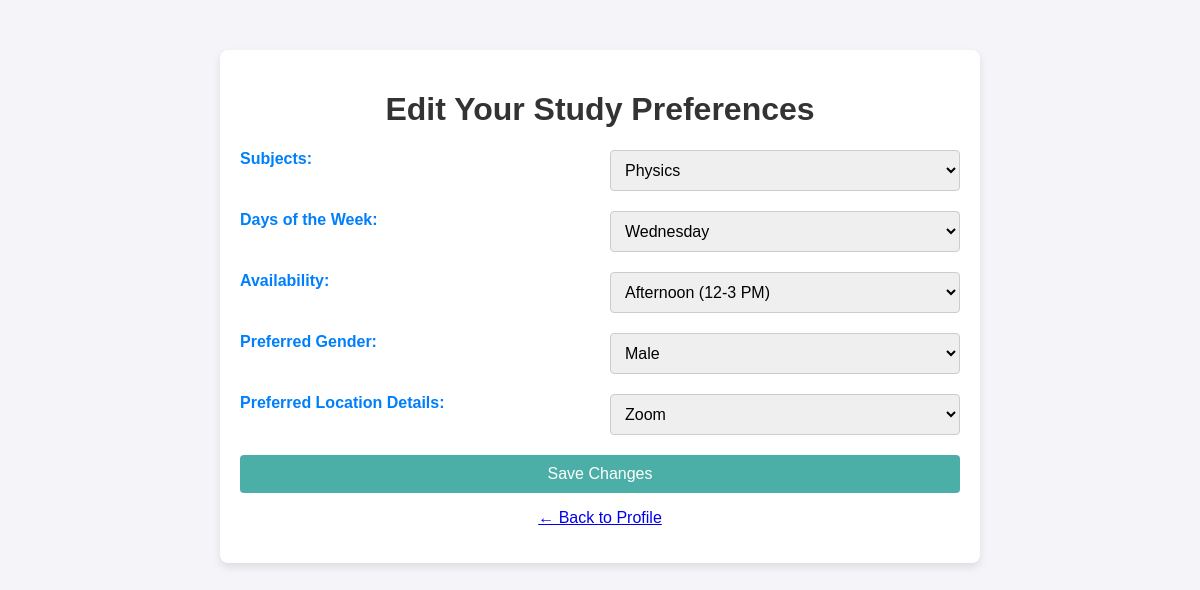
The app's page /edit_preferences (signed in), older data.
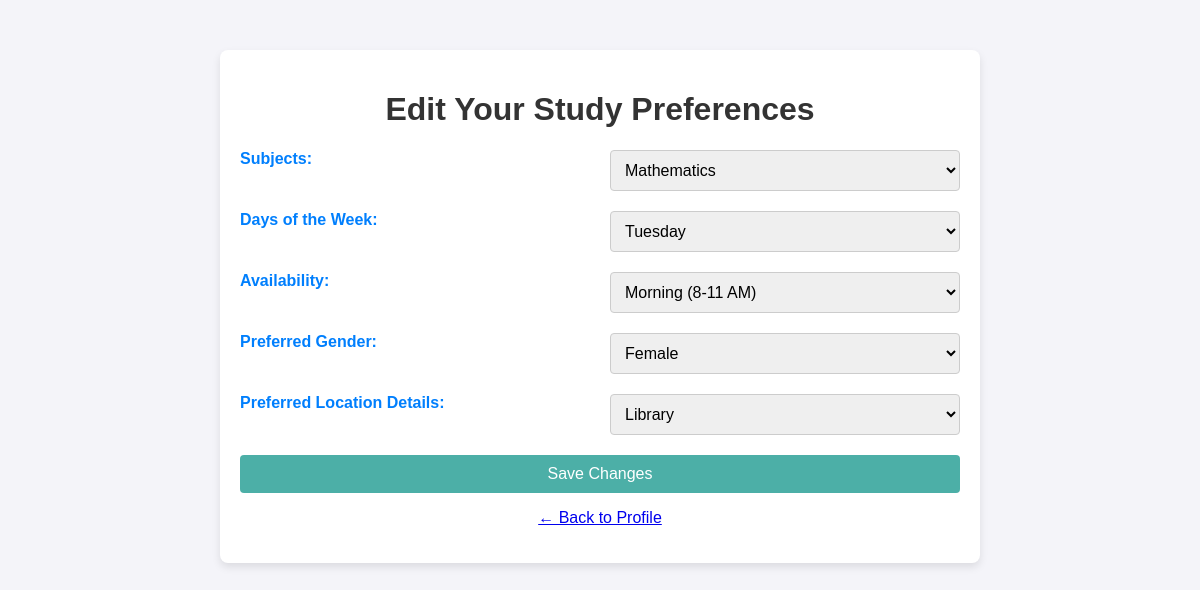
The same page, newer data.
### app/models/profile.py (models this page shows)
class Profile(db.Model):
    __tablename__ = 'profiles'
    id = db.Column(db.Integer, primary_key=True)
    user_id = db.Column(db.Integer, db.ForeignKey('user.id'), nullable=False)
    subjects = db.Column(db.String, nullable=False)
    days_of_week = db.Column(db.String, nullable=False)
    availability = db.Column(db.String, nullable=False)
    preferred_gender = db.Column(db.String, nullable=True)
    location_details = db.Column(db.String, nullable=False)

### app/views.py (the view, shortened to what this page needs)
@app.route('/edit_preferences', methods=['GET', 'POST'])
def edit_preferences():
    user_id = session.get("user_id")
    if not user_id:
        flash("You must be logged in to edit preferences.", "danger")
        return redirect(url_for("login"))
    user = User.query.filter_by(id=user_id).first()
    if not user:
        return "User not found", 404
    profile = user.profile
    success = None
    return render_template('preference_form.html', title="Edit Preferences", user=user, success=success)

### app/templates/preference_form.html (shortened to what this page needs)
<!DOCTYPE html>
<html lang="en">
<head>
  <link rel="stylesheet" href="{{ url_for('static', filename='styles.css') }}">
</head>
<body>
  <div class="container">
    <h1>Edit Your Study Preferences</h1>
    <form action="{{ url_for('edit_preferences') }}" method="POST">
      <label for="subjects">Subjects:</label>
      <select name="subjects" id="subjects">
        <option value="Physics" {% if 'Physics' in user.profile.subjects.split(',') %}selected{% endif %}>Physics</option>
        <option value="Mathematics" {% if 'Mathematics' in user.profile.subjects.split(',') %}selected{% endif %}>Mathematics</option>
      </select>
      <label for="days_of_week">Days of the Week:</label>
      <select name="days_of_week" id="days_of_week">
        <option value="Tuesday" {% if 'Tuesday' in user.profile.days_of_week.split(',') %}selected{% endif %}>Tuesday</option>
        <option value="Wednesday" {% if 'Wednesday' in user.profile.days_of_week.split(',') %}selected{% endif %}>Wednesday</option>
      </select>
      <label for="availability">Availability:</label>
      <select name="availability" id="availability">
        <option value="Morning (8-11 AM)" {% if 'Morning (8-11 AM)' in user.profile.availability.split(',') %}selected{% endif %}>Morning (8-11 AM)</option>
        <option value="Afternoon (12-3 PM)" {% if 'Afternoon (12-3 PM)' in user.profile.availability.split(',') %}selected{% endif %}>Afternoon (12-3 PM)</option>
      </select>
    <label for="preferred_gender">Preferred Gender:</label>
    <select name="preferred_gender" id="preferred_gender">
        <option value="Male" {% if user.profile.preferred_gender == 'Male' %}selected{% endif %}>Male</option>
        <option value="Female" {% if user.profile.preferred_gender == 'Female' %}selected{% endif %}>Female</option>
    </select>
      <label for="location_details">Preferred Location Details:</label>
      <select name="location_details" id="location_details">
        <option value="Zoom" {% if 'Zoom' in user.profile.location_details.split(',') %}selected{% endif %}>Zoom</option>
        <option value="Library" {% if 'Library' in user.profile.location_details.split(',') %}selected{% endif %}>Library</option>
      </select>
      <button type="submit">Save Changes</button>
    </form>
    <p><a href="{{ url_for('profile') }}">← Back to Profile</a></p>
  </div>
</body>
</html>

### app/static/styles.css (style rules this page uses)
body { font-family: Arial, sans-serif; background-color: #f4f4f9; margin: 0; padding: 0; }
.container { width: 60%; margin: 50px auto; padding: 20px; background: #fff; border-radius: 8px; box-shadow: 0 4px 8px rgba(0,0,0,0.1); }
h1 { text-align: center; color: #333; }
p { text-align: center; }
form { display: grid; grid-template-columns: 1fr 1fr; gap: 20px; margin-top: 20px; }
label { font-weight: bold; color: #007ffd; }
select, button { padding: 10px; font-size: 16px; border-radius: 4px; }
select { border: 1px solid #ccc; width: 100%; }
button { grid-column: span 2; background: #4cafa7; color: #fff; border: none; cursor: pointer; }

Row changes from the older to the newer data that the page shows:
changed Profile: subjects "Physics" → "Mathematics"; days_of_week "Wednesday" → "Tuesday"; availability "Afternoon (12-3 PM)" → "Morning (8-11 AM)"; preferred_gender "Male" → "Female"; location_details "Zoom" → "Library"
